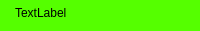
<?xml version="1.0" encoding="UTF-8"?>
<ui version="4.0">
 <class>ScrollItem</class>
 <widget class="QWidget" name="ScrollItem">
  <property name="geometry">
   <rect>
    <x>0</x>
    <y>0</y>
    <width>200</width>
    <height>31</height>
   </rect>
  </property>
  <property name="windowTitle">
   <string>Form</string>
  </property>
  <property name="styleSheet">
   <string notr="true">background-color: rgb(85, 255, 0);</string>
  </property>
  <widget class="QLabel" name="Header">
   <property name="geometry">
    <rect>
     <x>15</x>
     <y>3</y>
     <width>181</width>
     <height>20</height>
    </rect>
   </property>
   <property name="text">
    <string>TextLabel</string>
   </property>
  </widget>
 </widget>
 <resources/>
 <connections/>
</ui>
